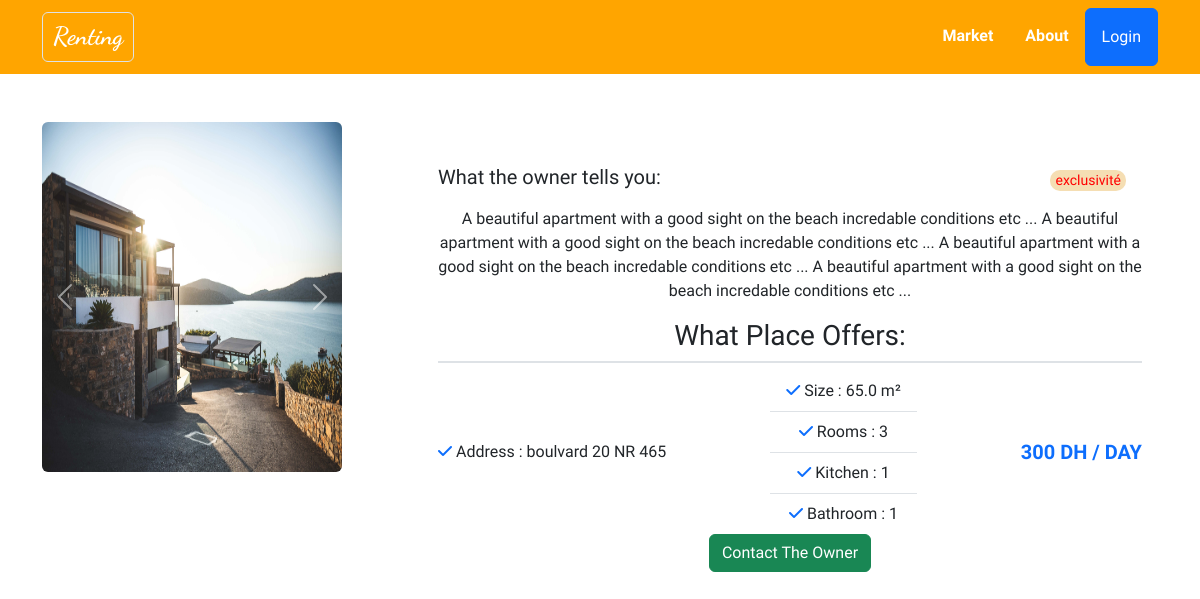
Page /view_post/7/ on the committed database.
### app/models.py (models this page shows, shortened)
class Appartement(models.Model):
    user = models.ForeignKey(User, on_delete=models.CASCADE)
    renter = models.ForeignKey(Renter, on_delete=models.CASCADE, null=True, blank=True)
    city = models.CharField(max_length=50, choices=CITIES)
    address = models.CharField(max_length=200)
    is_fork = models.BooleanField(blank=True, default=False)
    price = models.PositiveIntegerField(default=0.00)
    period = models.CharField(max_length=50, choices=PERIOD, default='mois')
    size = models.FloatField(default=0.00, help_text="size in M*M")
    tage = models.CharField(max_length=50, choices=NUMBER)
    rooms = models.PositiveIntegerField(default=0)
    bathroom = models.PositiveIntegerField(default=0)
    kitchen = models.PositiveIntegerField(default=0)
    image1 = models.ImageField( upload_to="apt-images", blank=True, null=True)
    image2 = models.ImageField(upload_to="apt-images", blank=True, null=True)
    image3 = models.ImageField(upload_to="apt-images", blank=True, null=True)
    image4 = models.ImageField(upload_to="apt-images", blank=True, null=True)
    image5 = models.ImageField(blank=True, null=True)
    status = models.CharField(max_length=50, choices=STATUS, default='show', null=True)
    occupied = models.BooleanField(default=False, null=True)
    description = models.TextField(null=True, blank=True)
    created_at = models.DateTimeField(auto_now_add=True, null=True)

### app/views.py (the view)
# urls.py: path("view_post/<str:pk>/", views.view_post, name="view_post"),
def view_post(request, pk):
    post = Appartement.objects.get(id = pk)
    context = {"post": post}
    return render(request, 'app/market/view_post.html', context)

### app/templates/app/market/view_post.html (shortened to what this page needs)
{% extends "app/home.html" %}
{% block content %}
<div class="container">
    <div class="row mt-5">
        <div class="col-lg-4">
            <div style="width: fit-content;" id="carouselExampleFade" class="carousel slide carousel-fade">
                <div class="carousel-inner">
                  <div class="carousel-item active">
                    <img  src="{{post.image1.url}}" class="d-block w-100 description-img rounded" alt="Not found!">
                  </div>
                </div>
                <button class="carousel-control-prev" type="button" data-bs-target="#carouselExampleFade" data-bs-slide="prev">
                  <span class="carousel-control-prev-icon" aria-hidden="true"></span>
                </button>
                <button class="carousel-control-next" type="button" data-bs-target="#carouselExampleFade" data-bs-slide="next">
                  <span class="carousel-control-next-icon" aria-hidden="true"></span>
                </button>
              </div>
        </div>
        <div class="col-lg-8">
            <div class="post_info p-3 text-center lh-4">
               <p class="description text-secondary fs-6" >
                <div class="d-flex justify-content-between align-items-center">
                  <h5>What the owner tells you:</h5>
                  {% if post.is_fork %}
                    <span class="fork-span m-3">exclusivité</span>
                    {% endif %}
                </div>
                <p style="width: fit-content;">{{post.description}}</p>
               </p>
               <h3 class="facilities border-bottom border-2 pb-2">What Place Offers:</h3>
               <div class="d-flex justify-content-between align-items-center">
                <li class="list-group-item "> <i class="fa-solid fa-check text-primary"></i> Address : {{post.address}}</li>
               <ul class="list-group list-group-flush">
                <li class="list-group-item "> <i class="fa-solid fa-check text-primary"></i> Size : {{post.size}} m²</li>
                <li class="list-group-item "><i class="fa-solid fa-check text-primary"></i> Rooms : {{post.rooms}}</li>
                {% if post.kitchen %}
                <li class="list-group-item "><i class="fa-solid fa-check text-primary"></i> Kitchen : {{post.kitchen}} </li>
                    {% endif %}
                {% if post.bathroom  %}
                <li class="list-group-item "><i class="fa-solid fa-check text-primary"></i> Bathroom : {{post.bathroom }} </li>
                    {% endif %}
              </ul>
               <span class="">
                <span class="text-primary fw-bold fs-5">{{post.price}} DH / {{post.period}}</span>
               </span>
               </div>
               <a href="{% url 'contactowner' post.id %}" class="btn btn-success rounded">Contact The Owner</a>
            </div>
        </div>
    </div>
</div>
{% endblock content %}

### static/css/style.css (style rules this page uses)
body { font-family: 'Balsamiq Sans', cursive; }
.fork-span { color: red; background-color: wheat; border-radius: 10px; font-size: 14px; padding-left: 5px; padding-right: 5px; }
.description-img { max-width: 300px; min-width: 300px; height: 350px; }

### rows in the picture
Appartement: image1 (picture), description "A beautiful apartment with a good sight on the beach incredable conditions etc ... A beautiful apartment with a good sight on the beach incredable conditions etc ... A beautiful apartment with a good sight on the beach incredable conditions etc ... A beautiful apartment with a good sight on the beach incredable conditions etc ...", address "boulvard 20 NR 465", size "65.0", rooms "3", kitchen "1", bathroom "1", price "300", period "DAY"
